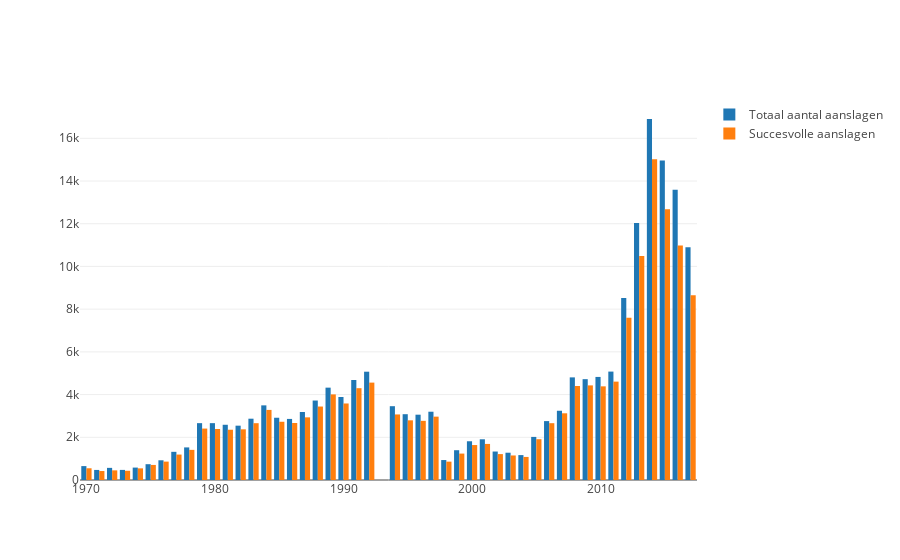

The notebook cell saved with this chart:
### Code cell
trace = go.Bar(
    x=df_aantal_per_jaar.index,
    y=df_aantal_per_jaar.values,
    name='Totaal aantal aanslagen'
)
trace2 = go.Bar(
    x=df_aantal_succes_pj.index,
    y=df_aantal_succes_pj.values,
    name='Succesvolle aanslagen'
)
iplot([trace,trace2])
